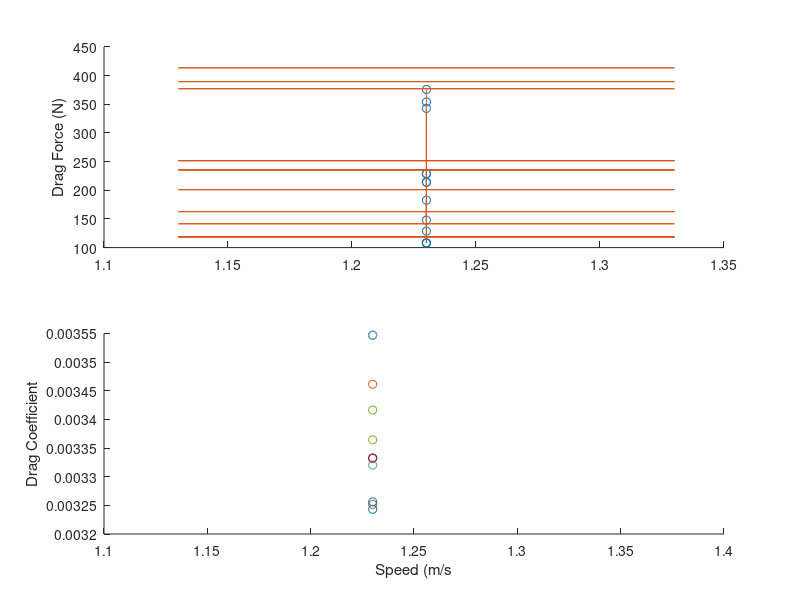

The MATLAB source for this figure: (Note: this script raises an error after producing the figure.)
% Calculate whale drag coefficients for all whales for ARK entanglement
% cases
% Age at first entanglement gives length and weight (Moore et al 2004)
% width-to-length ratios from Fortune et al 2012.

% length, m
% Moore et al. 2005 length at age relationship (NOT FORTUNE)
Age = [20; 18; 8; 7; 3; 8; 7; 17; 2; 1; 1; 5; 1];
l = 1011.033+320.501*log10(Age); % MOORE ET AL 2004
d_max=0.21*l+38.63;
l = l/100; d_max = d_max/100; % convert to m

% speed, ms-1 % ONLY ESTIMATING AT 1.23 M/S
U = 1.23;

% kinematic viscosity of seawater, m2s-1
v = 10^-6;

% calculate reynolds number
Re = (l*U)./v;

% coefficient of friction [Eqn. 4]
Cf = 0.072*Re.^(-1/5);

% seawater density kg/m^3
rho = 1025;

% estimated whale mass
% Moore et al. 2005 weight at age relationship (NOT FORTUNE)
M = 3169.39+1773.666*Age;

% estimated wetted surface area
Sw = 0.08*M.^0.65;

% max diameter of body, m
% Fortune et al. 2012, width to length relationship from photogrammetry
% (NOT NECROPSY)
d = (38.63+0.21*l*100)/100;

% Fineness Ratio
FR = l./d;

% drag augmentation factor for oscillation, = 3 as per Frank Fish, pers comm
k = 1.5;
% appendages
g = 1.3;

% calculate drag coefficient [Eqn 5]
whaleCD0 = Cf.*(1+1.5*(d./l).^(3/2) + 7*(d./l).^3);

% calculate drag force on the whale body (N)
whaleDf = (1/2)*rho*(U.^2)*Sw.*whaleCD0*g*k;
whaleDf_lower = whaleDf*0.9;
whaleDf_upper = whaleDf*1.1; % error for oscillation: use 1.35 to 1.65

% back-calculate Cd
whaleCD = (2*whaleDf)./(rho*(U.^2)*Sw);

% plot on figure
figure(2); clf
subplot(211); hold on
plot(repmat(U,length(Age),1),whaleDf,'o')
errorbar(repmat(1.23,length(Age),1),whaleDf,whaleDf-whaleDf_upper,whaleDf-whaleDf_lower)
ylabel('Drag Force (N)')

subplot(212); hold on
plot(U,whaleCD0,'o')
xlabel('Speed (m/s'); ylabel('Drag Coefficient')
adjustfigurefont

%% for each ARK whale case
% get parameters for entangling gear attachment points
% pt = location of attachment point [m]
% A = frontal area of attachment points [m^2]
% p = height of protuberance at each attachment [m]
load('ARKcase_pApt')

for i = 1:13;
    % calculate width
    [width,stations] = bodywidth(l(i));
    
    % obtain boundary layer dimensions
    BL = bndry_layer(width,d(i),stations);
    
    % calculate interference drag
    [DI(i,:),DI_upper(i,:),DI_lower(i,:)] = interferenceDrag(pt(i,:),A(i,:),p(i,:),BL,stations);
end

%% add gear drag estimates
TOWDRAGest_ARKcases

% total drag = whaleDf + DI + gear
Dtot = whaleDf + DI(:,8) + meas'; 

%% plot all components
figure(6); hold on
% plot whale
h1 = plot(U,whaleDf,'o','color',[0 0.40 0.7]); % whale
% plot interference drag
h2 = plot(U,DI(:,8),'o','color',[0.494 0.184 0.556]); 
% plot gear drag
h3 = plot(U,meas','o','color',[0.829 0.594 0.025]); 

% add to whale and gear drag
Dtot_lower = whaleDf_lower + DI_lower(:,8) + meas';
Dtot_upper = whaleDf_upper + DI_upper(:,8) + meas';

% plot total entangled whale with lower and upper bounds
plot(U,Dtot,'o','color',[0.65 0.65 0.65])
plot(U,Dtot_lower,'^','color',[0.65 0.65 0.65])
plot(U,Dtot_upper,'v','color',[0.65 0.65 0.65])

box on
xlabel('Speed (m/s)'); ylabel('Drag (N)')
adjustfigurefont
[legh,objh,outh,outm] = legend('Whale Drag','Interference Drag',...
    'Gear Drag','Total Whale + Gear','Location','NW');
set(objh,'linewidth',2);
ylim([0 2500])

% cd /Users/julievanderhoop/Documents/MATLAB/TOW/AnalysisFigs/Paper
% print('GearDrag_Fig7.eps','-depsc','-r300')
%% drag contribution of each case
clear bardata
bardata(1,:) = whaleDf;
bardata(2,:) = DI(:,8);
bardata(3,:) = meas;
[B,I] = sort(Age); % sort by Age
sort_bardata = bardata(:,I); % reform data matrix

% gear to total body
contrib = sum(sort_bardata(2:3,:))./sort_bardata(1,:);
whales = {'Eg 1238  ','Eg 1427  ','Eg 1971  ','Eg 2027  ','Eg 2151  ',...
    'Eg 2223  ','Eg 2427  ','Eg 2470  ','Eg 2753  ','Eg 3120  ','Eg 3392  ',...
    'Eg 3420  ','Eg 3821  '};

% set up anonymous functions
stackedbar = @(x, A) bar(x, A, 'stack');
dots = @(x, y) plot(x, y, 'bo', 'Markersize', 15,'MarkerFaceColor','b');

fate = [0; 0; 0; 0; 1; 0; 0; 0; 0; 0; 0; 0; 1]; % 0 alive; 1 died. Sorted in this order. Whales that died are 2151 and 1238

% plot
figure(99); clf; hold on
[ax, h1, h2] = plotyy(1:13, sort_bardata', 1:13, contrib,stackedbar,dots);
xticklabel_rotate(1:13,90,whales(I),'FontSize',14)
ylabel('Drag (N)')
axes(ax(2)); hold on
plot(find(fate == 1),1,'rs', 'Markersize', 15,'MarkerFaceColor','r') % fate
myC= [0 0 0; 0.5 0.5 0.5; 1 1 1];
colormap(myC)
ylabel('Gear Drag Contribution to Total')
adjustfigurefont

print('DragContribution_ARK.tif','-dtiff','-r300')

%%

% figure(99)
% plot(sort(Age),contrib,'o')
% fitcontrib =  fit(Age,contrib,'exp1')
% w = linspace(min(Age),max(Age));
% line(w,feval(fitcontrib,w),'Color','k')

